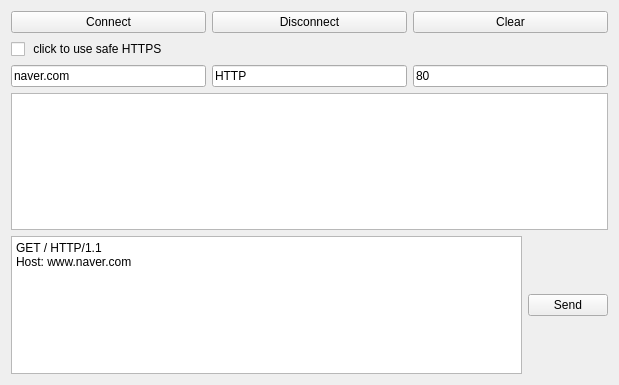
<?xml version="1.0" encoding="UTF-8"?>
<ui version="4.0">
 <class>Widget</class>
 <widget class="QWidget" name="Widget">
  <property name="geometry">
   <rect>
    <x>0</x>
    <y>0</y>
    <width>619</width>
    <height>385</height>
   </rect>
  </property>
  <property name="windowTitle">
   <string>Widget</string>
  </property>
  <layout class="QGridLayout" name="gridLayout">
   <item row="0" column="0">
    <layout class="QVBoxLayout" name="verticalLayout">
     <item>
      <layout class="QHBoxLayout" name="horizontalLayout">
       <item>
        <widget class="QPushButton" name="pbConnect">
         <property name="text">
          <string>Connect</string>
         </property>
        </widget>
       </item>
       <item>
        <widget class="QPushButton" name="pbDisconnect">
         <property name="text">
          <string>Disconnect</string>
         </property>
        </widget>
       </item>
       <item>
        <widget class="QPushButton" name="pbClear">
         <property name="text">
          <string>Clear</string>
         </property>
        </widget>
       </item>
      </layout>
     </item>
     <item>
      <widget class="QCheckBox" name="cbSSL">
       <property name="text">
        <string> click to use safe HTTPS</string>
       </property>
      </widget>
     </item>
     <item>
      <layout class="QHBoxLayout" name="horizontalLayout_2">
       <item>
        <widget class="QLineEdit" name="leHost">
         <property name="text">
          <string>naver.com</string>
         </property>
        </widget>
       </item>
       <item>
        <widget class="QLineEdit" name="leProtocol">
         <property name="text">
          <string>HTTP</string>
         </property>
        </widget>
       </item>
       <item>
        <widget class="QLineEdit" name="lePort">
         <property name="text">
          <string>80</string>
         </property>
        </widget>
       </item>
      </layout>
     </item>
     <item>
      <widget class="QPlainTextEdit" name="pteMessage">
       <property name="plainText">
        <string>
</string>
       </property>
      </widget>
     </item>
     <item>
      <layout class="QHBoxLayout" name="horizontalLayout_3">
       <item>
        <widget class="QPlainTextEdit" name="pteSend">
         <property name="plainText">
          <string>GET / HTTP/1.1
Host: www.naver.com

</string>
         </property>
        </widget>
       </item>
       <item>
        <widget class="QPushButton" name="pbSend">
         <property name="text">
          <string>Send</string>
         </property>
        </widget>
       </item>
      </layout>
     </item>
    </layout>
   </item>
  </layout>
 </widget>
 <resources/>
 <connections/>
</ui>
